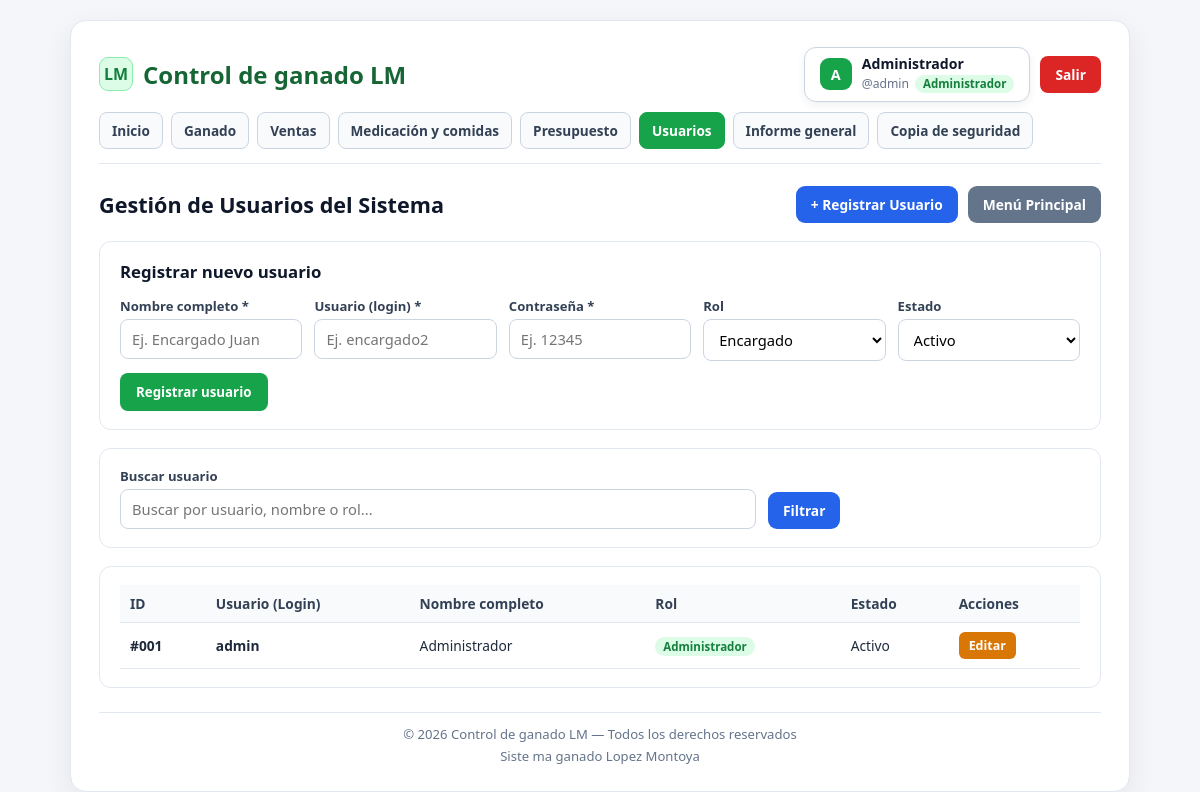
The page /usuarios/index.php (signed in) on the database as committed earlier.
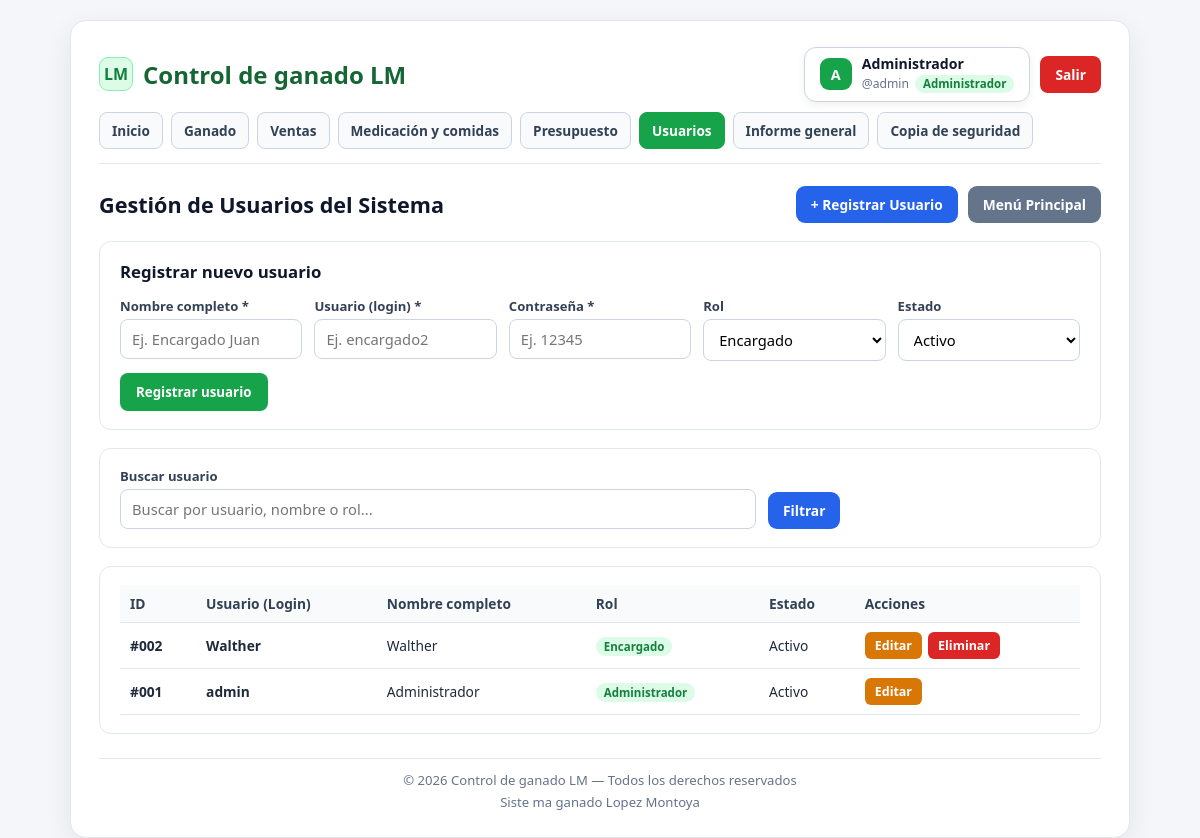
The same page on the database as committed later.
### tables this page shows
CREATE TABLE `usuarios` (
  `id` int(10) unsigned NOT NULL AUTO_INCREMENT,
  `nombre` varchar(100) NOT NULL,
  `usuario` varchar(50) NOT NULL,
  `clave` varchar(100) NOT NULL,
  `rol` varchar(30) NOT NULL DEFAULT 'Administrador',
  `estado` enum('Activo','Inactivo') NOT NULL DEFAULT 'Activo',
  `creado_en` timestamp NOT NULL DEFAULT current_timestamp(),
  PRIMARY KEY (`id`),
  UNIQUE KEY `uk_usuarios_usuario` (`usuario`)
);

### validar.php (called while the page is built, shortened)
<?php
function es_administrador(): bool {
    return strtolower(trim((string) ($_SESSION['rol'] ?? ''))) === 'administrador';
}

### usuarios/index.php (the view, shortened to what this page needs)
<?php
require_once __DIR__ . '/../conexion.php';
require_once __DIR__ . '/../validar.php';
$usuarioEditar = null;
$buscar = trim($_GET['buscar'] ?? '');
if ($buscar !== '') {
    $stmtList = $pdo->prepare(
        "SELECT id, nombre, usuario, clave, rol, estado, creado_en
         FROM usuarios
         WHERE nombre LIKE :q OR usuario LIKE :q OR rol LIKE :q
         ORDER BY id DESC"
    );
    $stmtList->execute(['q' => '%' . $buscar . '%']);
    $usuarios = $stmtList->fetchAll();
} else {
    $usuarios = $pdo->query(
        "SELECT id, nombre, usuario, clave, rol, estado, creado_en
         FROM usuarios
         ORDER BY id DESC"
    )->fetchAll();
}
require_once __DIR__ . '/../header.php';
require_once __DIR__ . '/../menu.php';
?>
<div class="cabecera-modulo">
    <h2>Gestión de Usuarios del Sistema</h2>
    <div class="acciones-modulo">
        <a href="index.php?nuevo=1#form-usuario" class="btn-azul">+ Registrar Usuario</a>
        <a href="../index.php" class="btn-gris">Menú Principal</a>
    </div>
</div>
<section class="caja-form" id="form-usuario">
    <h2><?= $usuarioEditar ? 'Editar usuario #' . (int) $usuarioEditar['id'] : 'Registrar nuevo usuario' ?></h2>
    <form method="POST" action="index.php">
        <div class="fila-campos">
            <div class="campo">
                <label for="nombre">Nombre completo *</label>
                <input type="text" id="nombre" name="nombre" required
                       value="<?= htmlspecialchars($usuarioEditar['nombre'] ?? '', ENT_QUOTES, 'UTF-8') ?>"
                       placeholder="Ej. Encargado Juan">
            </div>
            <div class="campo">
                <label for="usuario">Usuario (login) *</label>
                <input type="text" id="usuario" name="usuario" required
                       value="<?= htmlspecialchars($usuarioEditar['usuario'] ?? '', ENT_QUOTES, 'UTF-8') ?>"
                       placeholder="Ej. encargado2">
            </div>
            <div class="campo">
                <label for="clave"><?= $usuarioEditar ? 'Nueva contraseña (dejar igual o cambiar)' : 'Contraseña *' ?></label>
                <input type="text" id="clave" name="clave" <?= $usuarioEditar ? '' : 'required' ?>
                       value="<?= htmlspecialchars($usuarioEditar['clave'] ?? '', ENT_QUOTES, 'UTF-8') ?>"
                       placeholder="Ej. 12345">
            </div>
            <div class="campo">
                <label for="rol">Rol</label>
                <select id="rol" name="rol">
                    <option value="Encargado" <?= (($usuarioEditar['rol'] ?? '') === 'Encargado') ? 'selected' : '' ?>>Encargado</option>
                </select>
            </div>
            <div class="campo">
                <label for="estado">Estado</label>
                <select id="estado" name="estado">
                    <option value="Activo" <?= (($usuarioEditar['estado'] ?? 'Activo') === 'Activo') ? 'selected' : '' ?>>Activo</option>
                </select>
            </div>
        </div>
        <div style="display:flex; gap:10px; flex-wrap:wrap; align-items:center;">
            <button type="submit" class="btn-primario">
                <?= $usuarioEditar ? 'Guardar cambios' : 'Registrar usuario' ?>
            </button>
        </div>
    </form>
</section>
<section class="caja-form">
    <form method="GET" action="index.php" class="fila-campos" style="margin-bottom:0; align-items:end;">
        <div class="campo" style="grid-column: span 2;">
            <label for="buscar">Buscar usuario</label>
            <input type="text" id="buscar" name="buscar"
                   value="<?= htmlspecialchars($buscar, ENT_QUOTES, 'UTF-8') ?>"
                   placeholder="Buscar por usuario, nombre o rol...">
        </div>
        <div class="campo">
            <button type="submit" class="btn-azul">Filtrar</button>
        </div>
    </form>
</section>
<section class="tabla-wrap">
    <table>
        <thead>
        <tr>
            <th>ID</th>
            <th>Usuario (Login)</th>
            <th>Nombre completo</th>
            <th>Rol</th>
            <th>Estado</th>
            <th>Acciones</th>
        </tr>
        </thead>
        <tbody>
        <?php if (empty($usuarios)): ?>
            <tr>
                <td colspan="6">No se encontraron usuarios.</td>
            </tr>
        <?php else: ?>
            <?php foreach ($usuarios as $u): ?>
                <tr>
                    <td><strong>#<?= str_pad((string) $u['id'], 3, '0', STR_PAD_LEFT) ?></strong></td>
                    <td><strong><?= htmlspecialchars($u['usuario'], ENT_QUOTES, 'UTF-8') ?></strong></td>
                    <td><?= htmlspecialchars($u['nombre'], ENT_QUOTES, 'UTF-8') ?></td>
                    <td>
                        <span class="rol-badge"><?= htmlspecialchars($u['rol'], ENT_QUOTES, 'UTF-8') ?></span>
                    </td>
                    <td><?= htmlspecialchars($u['estado'], ENT_QUOTES, 'UTF-8') ?></td>
                    <td>
                        <div style="display:flex; gap:6px; align-items:center;">
                            <a href="index.php?editar=<?= (int) $u['id'] ?>#form-usuario" class="btn-warn">Editar</a>
                            <?php if ((int) $u['id'] !== (int) ($_SESSION['usuario_id'] ?? 0)): ?>
                                <form method="POST" action="index.php" style="display:inline;"
                                      onsubmit="return confirm('¿Eliminar este usuario?');">
                                    <button type="submit" class="btn-del">Eliminar</button>
                                </form>
                            <?php endif; ?>
                        </div>
                    </td>
                </tr>
            <?php endforeach; ?>
        <?php endif; ?>
        </tbody>
    </table>
</section>
<?php require_once __DIR__ . '/../footer.php'; ?>

### header.php (shortened to what this page needs)
<?php
$scriptFile = str_replace('\\', '/', realpath($_SERVER['SCRIPT_FILENAME'] ?? __FILE__) ?: ($_SERVER['SCRIPT_FILENAME'] ?? __FILE__));
$enSubcarpeta = (strpos($scriptFile, '/ganado/') !== false
    || strpos($scriptFile, '/presupuesto/') !== false
    || strpos($scriptFile, '/ventas/') !== false
    || strpos($scriptFile, '/medicacion_comidas/') !== false
    || strpos($scriptFile, '/informe/') !== false
    || strpos($scriptFile, '/respaldo/') !== false
    || strpos($scriptFile, '/usuarios/') !== false);
$prefijo = $enSubcarpeta ? '../' : '';
$nombreUsuario = $_SESSION['nombre'] ?? 'Administrador';
$usuarioLogin  = $_SESSION['usuario'] ?? 'admin';
$rolUsuario    = $_SESSION['rol'] ?? 'Administrador';
$inicial       = mb_strtoupper(mb_substr($nombreUsuario, 0, 1, 'UTF-8'), 'UTF-8');
?>
<!DOCTYPE html>
<html lang="es">
<head>
    <link rel="stylesheet" href="<?= htmlspecialchars($prefijo, ENT_QUOTES, 'UTF-8') ?>estilos.css">
</head>
<body>
<div class="contenedor">
    <header class="topbar">
        <a href="<?= htmlspecialchars($prefijo, ENT_QUOTES, 'UTF-8') ?>index.php" class="marca-titulo">
            <span class="icono-marca">LM</span>
            <span>Control de ganado LM</span>
        </a>
        <?php if (!empty($_SESSION['usuario_id'])): ?>
            <div class="barra-sesion">
                <div class="pildora-usuario">
                    <span class="avatar-usuario"><?= htmlspecialchars($inicial, ENT_QUOTES, 'UTF-8') ?></span>
                    <span class="info-usuario-texto">
                        <span class="nombre-usuario"><?= htmlspecialchars($nombreUsuario, ENT_QUOTES, 'UTF-8') ?></span>
                        <span class="meta-usuario">
                            <span>@<?= htmlspecialchars($usuarioLogin, ENT_QUOTES, 'UTF-8') ?></span>
                            <span class="rol-badge"><?= htmlspecialchars($rolUsuario, ENT_QUOTES, 'UTF-8') ?></span>
                        </span>
                    </span>
                </div>
                <a href="<?= htmlspecialchars($prefijo, ENT_QUOTES, 'UTF-8') ?>logout.php" class="btn-salir">Salir</a>
            </div>
        <?php endif; ?>
    </header>

### menu.php
<?php
require_once __DIR__ . '/validar.php';
$rutaActual = str_replace('\\', '/', $_SERVER['PHP_SELF'] ?? '');
$esInicio      = (substr($rutaActual, -9) === '/index.php' && substr_count($rutaActual, '/') <= 2);
$esGanado      = (strpos($rutaActual, '/ganado/') !== false);
$esPresupuesto = (strpos($rutaActual, '/presupuesto/') !== false);
$esVentas      = (strpos($rutaActual, '/ventas/') !== false);
$esMedCom      = (strpos($rutaActual, '/medicacion_comidas/') !== false);
$esUsuarios    = (strpos($rutaActual, '/usuarios/') !== false);
$esInforme     = (strpos($rutaActual, '/informe/') !== false);
$esRespaldo    = (strpos($rutaActual, '/respaldo/') !== false);
$base = ($esGanado || $esPresupuesto || $esVentas || $esMedCom || $esUsuarios || $esInforme || $esRespaldo) ? '../' : '';
$esAdmin = es_administrador();
?>
<nav class="menu-nav">
    <a href="<?= $base ?>index.php" class="<?= $esInicio ? 'activo' : '' ?>">Inicio</a>
    <a href="<?= $base ?>ganado/index.php" class="<?= $esGanado ? 'activo' : '' ?>">Ganado</a>
    <a href="<?= $base ?>ventas/index.php" class="<?= $esVentas ? 'activo' : '' ?>">Ventas</a>
    <a href="<?= $base ?>medicacion_comidas/index.php" class="<?= $esMedCom ? 'activo' : '' ?>">Medicación y comidas</a>
    <?php if ($esAdmin): ?>
        <a href="<?= $base ?>presupuesto/index.php" class="<?= $esPresupuesto ? 'activo' : '' ?>">Presupuesto</a>
        <a href="<?= $base ?>usuarios/index.php" class="<?= $esUsuarios ? 'activo' : '' ?>">Usuarios</a>
        <a href="<?= $base ?>informe/index.php" class="<?= $esInforme ? 'activo' : '' ?>">Informe general</a>
        <a href="<?= $base ?>respaldo/index.php" class="<?= $esRespaldo ? 'activo' : '' ?>">Copia de seguridad</a>
    <?php endif; ?>
</nav>

### footer.php
<footer class="footer-sistema">
        <div>© 2026 Control de ganado LM — Todos los derechos reservados</div>
        <div style="margin-top: 4px;">Siste ma ganado Lopez Montoya</div>
    </footer>
</div>
</body>
</html>

Rows that differ between the two databases and show on the page:
added usuarios: id "002", usuario "Walther", nombre "Walther", rol "Encargado", estado "Activo"
